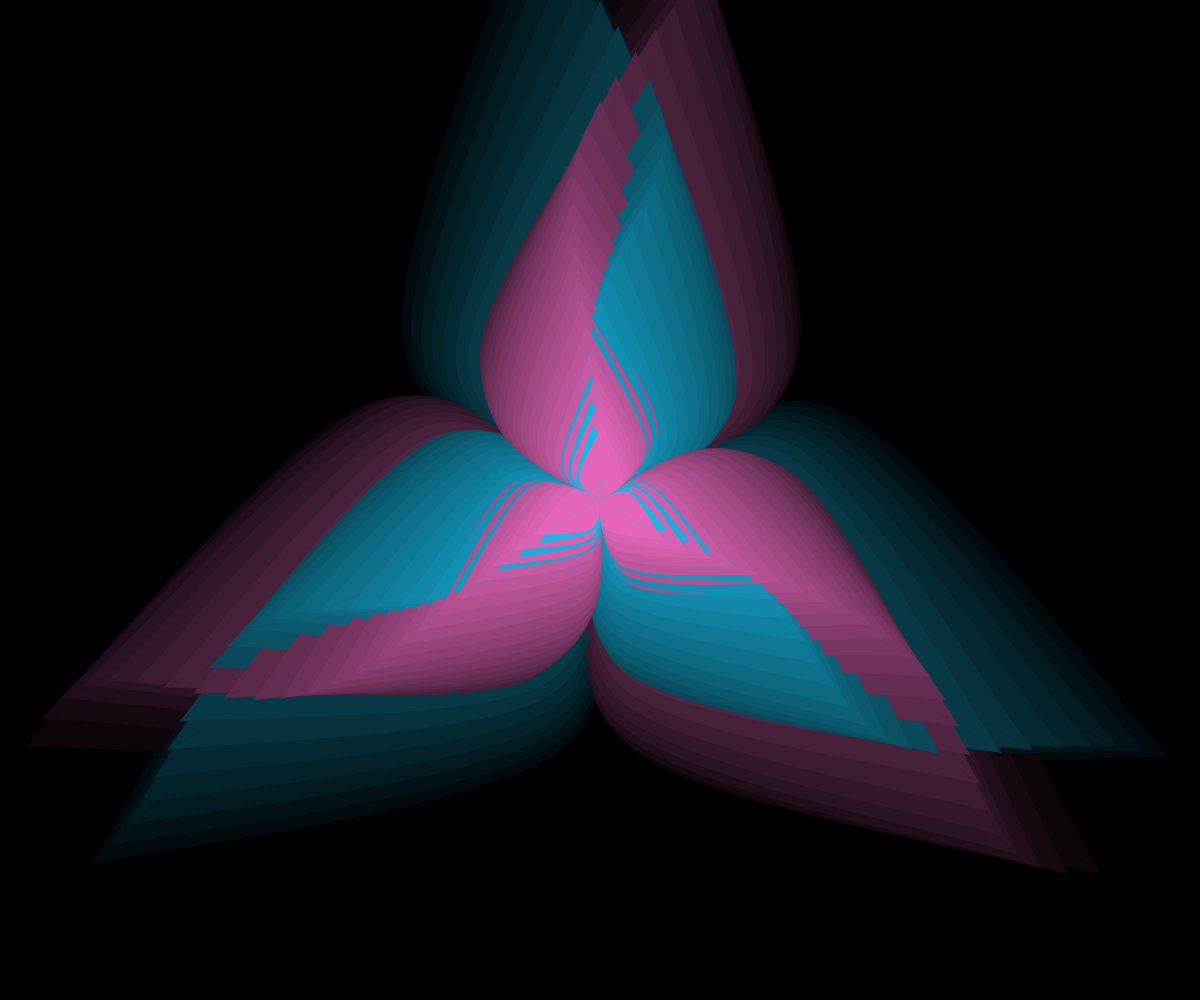
Frame 1 (no input)
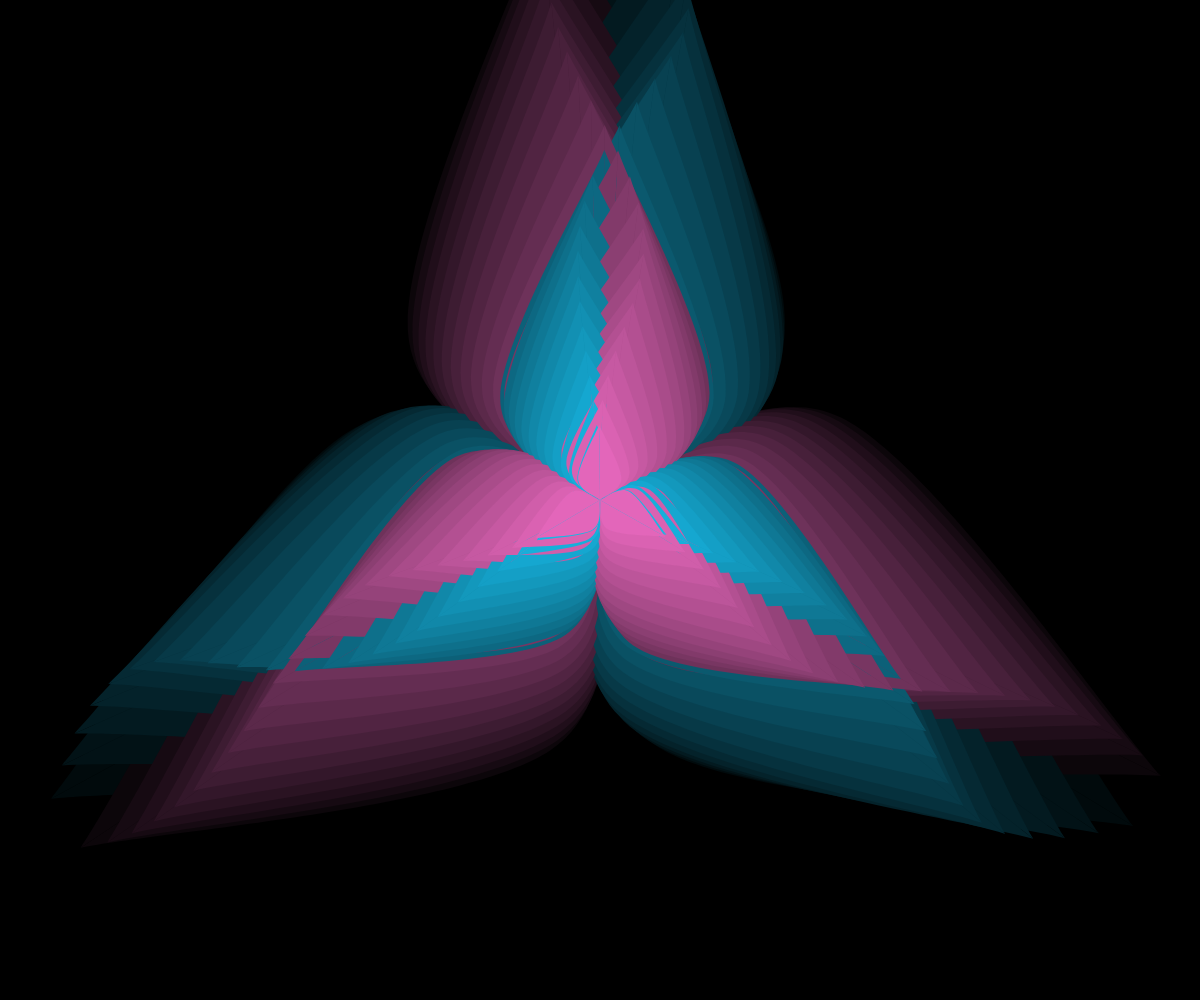
Frame 60 (no input)
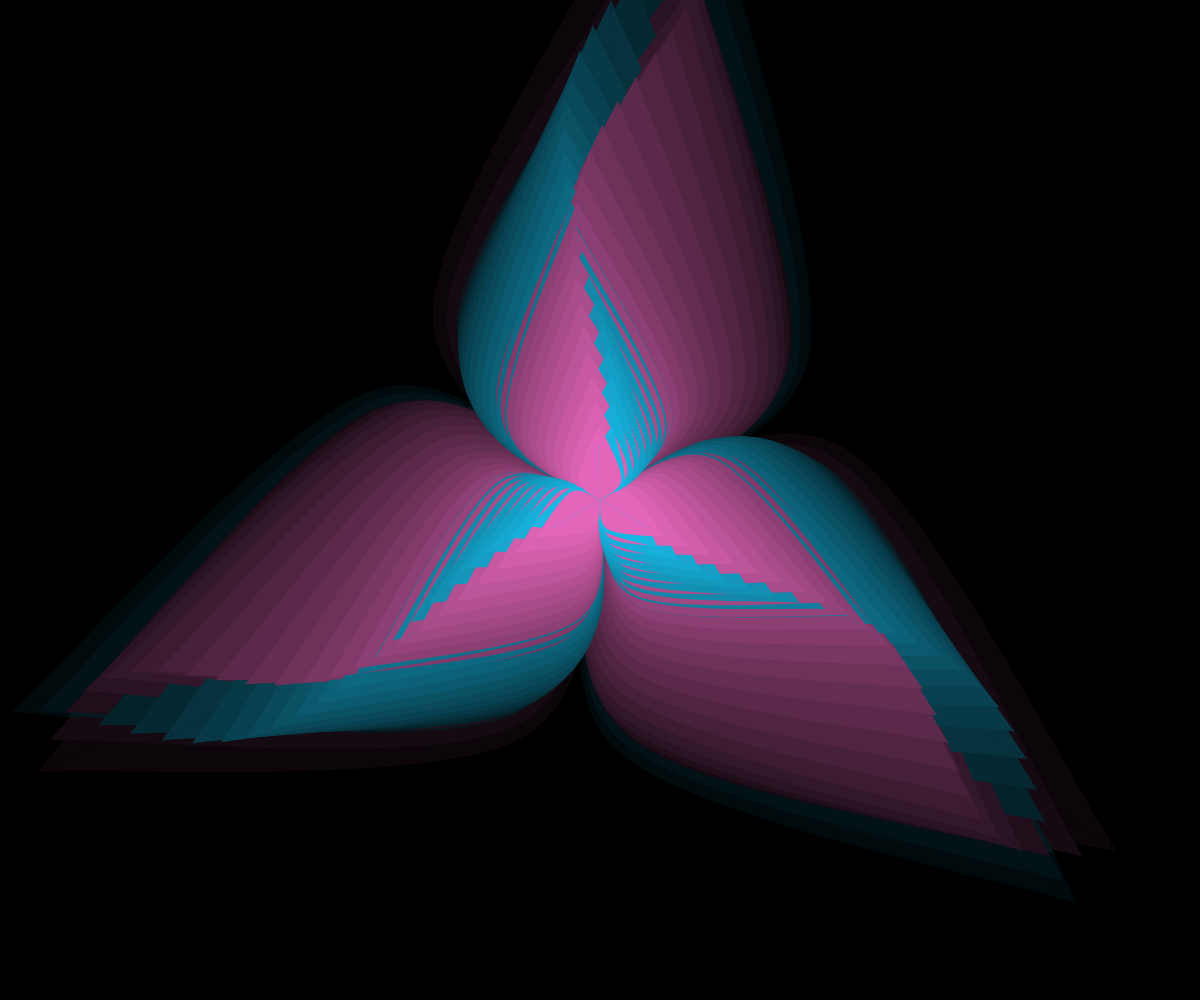
Frame 120 (the mouse pressed at the canvas centre since frame 60)

The p5.js sketch that drew these frames (run headless with seeded random() and noise() and a simulated clock; from frame 60 on, the mouse is pressed at the canvas centre):

// p5.js sketch
// ── sketch.js
/*
Author: Project Somedays
Date: 2024-03-07
Title: Reverse Engineering Challenges - Sync

Anyone else experience old code as if a stranger had written it? I will choose to be kind to my past self, but I did have to start from scratch on this one.
Went through a musical phase where I was quite obsessed with polyrhythms. Something definitely tickled my math brain when they came back in sync.
I saw something crazy like this made in blender a few years back and thought I'd give 2D a go.
*/

const petalCount = 24;
let petalsA = [];
let petalsB = [];
let globA = 0;
let test;
let globRate;
let nVals = [];
let r;
let colours = ["#000814", "#001d3d", "#003566", "#ffc300", "#ffd60a"];
let noiseZoom = 0.1;



function setup(){
  createCanvas(windowWidth, windowHeight, P2D);
  // colours = [color(255, 0 ,0), color(0, 255, 0)];
  r = width/6;
  noStroke();
  globRate = TAU/500;
  for(let i = 0; i < colours.length; i ++){
    nVals.push({rate: i + 1, colour: colours[i]});
  }

  colorMode(HSB, 360, 100, 100);
  for (let i = 0; i < petalCount; i++) {
    petalsA.push(new Petal(
      1 + i * 0.5,
      (i * QUARTER_PI) / (petalCount / 4),
      color(193, 90, 93 - (i * 92) / petalCount))
    )
    petalsB.push(new Petal(
      1 + i * 0.5,
      TWO_PI/3 + (i * QUARTER_PI) / (petalCount / 4),
      color(320, 55, 93 - (i * 92) / petalCount))
    )
  }
  

}

function draw(){
background(0);
for(let i = petalsA.length - 1; i > 0; i--){
  let noiseXA = noiseZoom*cos(globA - petalsA[i].offset);
  let noiseYA = noiseZoom*sin(globA - petalsA[i].offset);
  let noiseXB = noiseZoom*cos(2*globA - petalsB[i].offset);
  let noiseYB = noiseZoom*sin(2*globA - petalsB[i].offset);
  let noiseValA = noise(noiseXA, noiseYA);
  let noiseValB = noise(noiseXB, noiseYB);
  let currentA = map(noiseValA, 0, 1, -2*PI/3, 2*PI/3);
  let currentB = map(noiseValB, 0, 1, -2*PI/3, 2*PI/3);
  petalsA[i].show(currentA);
  petalsB[i].show(currentB + TWO_PI/3);
}
globA += globRate;

// push();
// translate(width/2, 3*height/4);
// noFill();
// stroke(255);
// strokeWeight(5);
// circle(0, 0, r);
// for(let n of nVals){
//   let x = 0.5*r*cos(n.rate*globA);
//   let y = 0.5*r*sin(n.rate*globA);
//   fill(n.colour);
//   circle(x,y,r/8);
// }
// pop();
}


// function dra

// ── petal.js
class Petal{
    constructor(scale, offset, colour){
        this.scale = scale;
        this.offset = offset;
        this.toTip = this.scale*width/petalCount;
        this.r = this.toTip/3;
        this.col = colour;
        this.start = createVector(0,0);
        this.tip = createVector(this.toTip,0);
        this.right = createVector(this.r*cos(PI/6), this.r*sin(PI/3));
        this.left = createVector(this.r*cos(-PI/6), this.r*sin(-PI/3));
    }

    update(){
        this.offset += globRate;
    }

    show(a){
        for(let i = 0; i < 3; i++){
            push()
            translate(width/2, height/2);
            rotate(a + i*TWO_PI/3);
            fill(this.col);
            beginShape();
                curveVertex(this.start.x, this.start.y);
                curveVertex(this.start.x, this.start.y);
                curveVertex(this.left.x, this.left.y);
                curveVertex(this.tip.x, this.tip.y);
                curveVertex(this.tip.x, this.tip.y);
            endShape();
            beginShape();
                curveVertex(this.start.x, this.start.y);
                curveVertex(this.start.x, this.start.y);
                curveVertex(this.right.x, this.right.y);
                curveVertex(this.tip.x, this.tip.y);
                curveVertex(this.tip.x, this.tip.y);
            endShape();
            pop();

        }
        
    }
}

        // beginShape();
        //     curveVertex(this.start.x, this.start.y);
        //     curveVertex(this.start.x, this.start.y);
        //     curveVertex(this.left.x, this.left.y);
        //     curveVertex(this.tip.x, this.tip.y);
        //     curveVertex(this.tip.x, this.tip.y);
        // endShape();
        // beginShape();
        //     curveVertex(this.start.x, this.start.y);
        //     curveVertex(this.start.x, this.start.y);
        //     curveVertex(this.right.x, this.right.y);
        //     curveVertex(this.tip.x, this.tip.y);
        //     curveVertex(this.tip.x, this.tip.y);
// ── petalstack.js
class PetalStack{
    constructor(light, dark, period){
        this.period = period;
        this.light = light;
        this.dark = dark;
        this.petals = [];
        this.noiseVal;
        for(let i = 0; i < petalCount; i++){
            this.petals.push(
                new Petal(
                    1 + i * 0.5, 
                     i * (TWO_PI/24) / petalCount, 
                    lerpColor(this.light, this.dark, i/petalCount),
                    this.period
                    )
                )
        }
    }

    update(){
        for(let p of this.petals){
            p.update();
        }
    }
}
